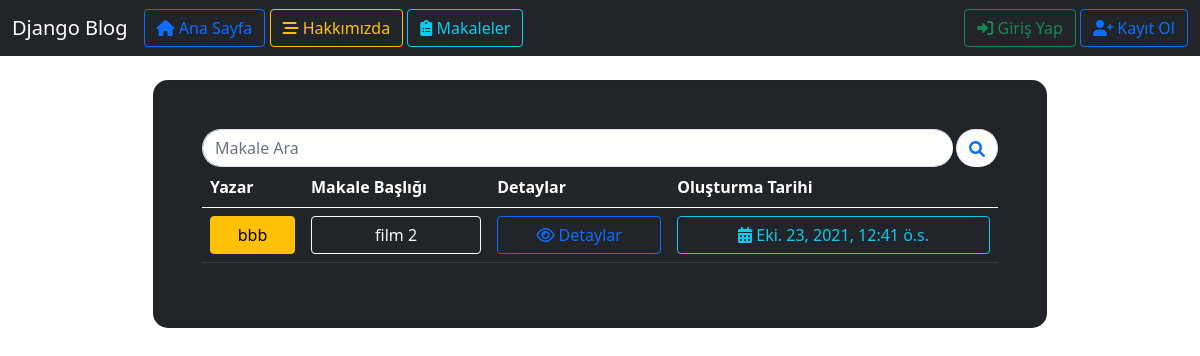
The page /articles/categorie/1 on the database as committed earlier.
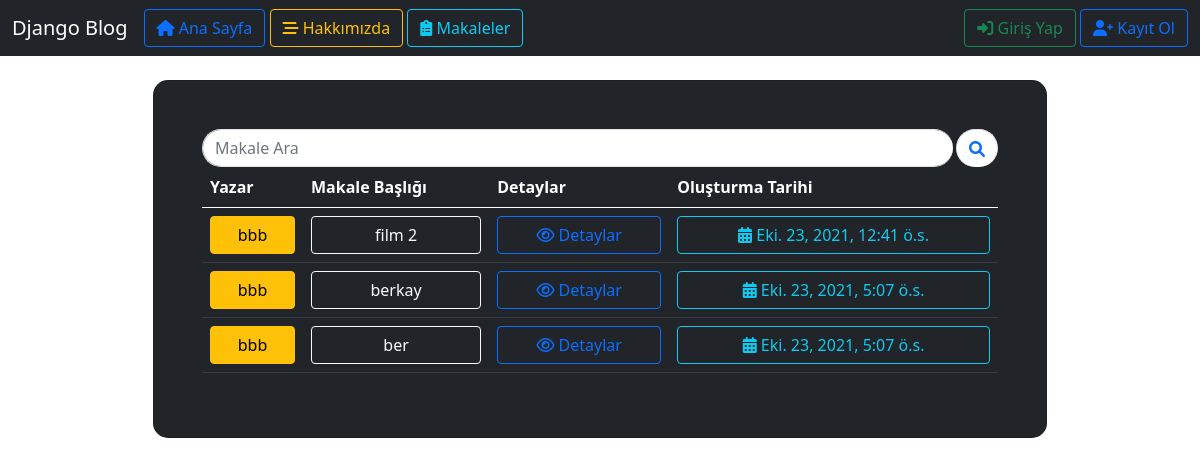
The same page on the database as committed later.
### article/models.py (models this page shows, shortened)
class Article(models.Model):
    author     = models.ForeignKey("auth.User",on_delete=models.CASCADE,verbose_name="Yazar")
    title      = models.CharField(max_length=50,verbose_name="Başlık")
    content    = models.TextField(max_length=100,verbose_name="İçerik")
    createdDate= models.DateTimeField(auto_now_add=True,verbose_name="Oluşturma Tarihi")
    articleImage=models.FileField(blank=True,null=True)
    Atype      = models.ForeignKey(ArticleType,on_delete=models.CASCADE,null=True,blank=True)

### article/views.py (the view)
# urls.py: path("categorie/<int:id>", views.categorie, name="categorie"),
def categorie(request,id):
    keyword=request.GET.get("keyword")
    if keyword:
        articles=Article.objects.filter(title__contains=keyword,Atype_id=id)
        return render(request,"articlesCAT.html",{"articles":articles})
    else:
        articles=Article.objects.filter(Atype_id=id)
        return render(request,"articlesCAT.html",{"articles":articles})

### templates/articlesCAT.html (shortened to what this page needs)
{% extends 'layout.html' %}
{% load static %}
{% block styles %}
<link rel="stylesheet" href="{% static 'css/style.css' %}">
{% endblock%}
{% block body%}
{% include 'navbar.html' %}
{% if articles %}<br>
<div class="row d-flex justify-content-center align-items-center h-100">
<div class="col-0 col-md-1 col-lg-1 col-xl-9">
<div class="card bg-dark text-white" style="border-radius: 15px;">
<div class="card-body p-5">
    <form style="display:block">
       <div class="input-group">
          <input class="form-control border-end-0 border rounded-pill" type="search" name="keyword" placeholder="Makale Ara">&nbsp;<button class="btn btn-outline-primary bg-white border-bottom-0 border rounded-pill ms-n5" type="submit">
          <i class="fa fa-search"></i>
          </button>
       </div>
    </form>
   <table class="table table-hover table-dark">
      <thead>
         <tr>
            <th scope="col">Yazar</th>
            <th scope="col">Makale Başlığı</th>
            <th scope="col">Detaylar</th>
            <th scope="col">Oluşturma Tarihi</th>
         </tr>
      </thead>
      <tbody>
         {%for article in articles %}
         <tr>
            <th scope="row">
               <div class="d-grid gap-2"><a class="btn btn-warning">{{article.author}}</a></div>
            </th>
            <td>
               <div class="d-grid gap-2"><a class="btn btn-outline-light" href="/articles/details/{{article.id}}">{{article.title}}</a></div>
            </td>
            <td>
               <div class="d-grid gap-2"><a class="btn btn-outline-primary" href="/articles/details/{{article.id}}"><i class="far fa-eye"></i> Detaylar</a></div>
            </td>
            <td>
               <div class="d-grid gap-2"><a class="btn btn-outline-info" href=""><i class="fas fa-calendar-alt"></i> {{article.createdDate}}</a></div>
            </td>
         </tr>
         {%endfor%}
      </tbody>
   </table>
</div>
{% endif %}
{% endblock %}

### templates/layout.html (shortened to what this page needs)
<!doctype html>
<html lang="en">
<head>
    <link rel="stylesheet" href="https://cdnjs.cloudflare.com/ajax/libs/font-awesome/6.0.0-beta2/css/all.min.css">
    <link href="https://cdn.jsdelivr.net/npm/bootstrap@5.0.2/dist/css/bootstrap.min.css" rel="stylesheet">
    {% block styles%}
    {% endblock %}
</head>
<body>
{% block body%}
{% endblock %}
</body>
</html>

### templates/navbar.html (shortened to what this page needs)
{% load static %}
<nav class="navbar navbar-expand-lg navbar-dark bg-dark bg-light">
   <div class="container-fluid">
      <a class="navbar-brand" href="#">Django Blog</a>
      <div class="collapse navbar-collapse" id="navbarScroll">
         <ul class="navbar-nav me-auto my-2 my-lg-0 navbar-nav-scroll" style="--bs-scroll-height: 100px;">
            <li class="nav-item">
               <a class="btn btn-outline-primary" aria-current="page" href="/"><i class="fa fa-home" aria-hidden="true"></i> Ana Sayfa</a>
            </li>
            <li class="nav-item">
               <a class="btn btn-outline-warning" href="{% url 'about' %}"><i class="fas fa-stream"></i> Hakkımızda</a>
            </li>
            <li class="nav-item">
               <a class="btn btn-outline-info" href="/articles/article-categorie/"><i class="fas fa-clipboard-list"></i> Makaleler</a>
            </li>&nbsp;
         </ul>
         {% if request.user.is_authenticated %}
         <button type="button" class="btn btn-success" data-bs-toggle="modal" data-bs-target="#openAddArticle"><i class="fas fa-pencil-alt"></i> Makale Yaz</button>&nbsp;
         <div class="dropdown">
            <button class="btn btn-outline-primary dropdown-toggle" type="button" id="dropdownMenuButton1" data-bs-toggle="dropdown" aria-expanded="false">
            <i class="fas fa-user"></i> Hesabım
            </button>
            <ul class="dropdown-menu dropdown-menu-lg-end" aria-labelledby="dropdownMenuButton1">
               <li><a class="dropdown-item" href="#"><i class="fas fa-user-cog" style="color:#313538"></i> Ayarlar</a></li>
               <li><a class="dropdown-item" href="/articles/dashboard/"><i class="fas fa-clipboard-list" style="color:#149911"></i> Makalelerim</a></li>
               <li><button class="dropdown-item" data-bs-toggle="modal" data-bs-target="#exampleModal"><i class="fas fa-sign-out-alt" style="color:red"></i> Çıkış Yap</button></li>
            </ul>
         </div>
         {% else %}
         <a class="btn btn-outline-success" href="/user/login"><i class="fas fa-sign-in-alt"></i> Giriş Yap</a>&nbsp;
         <a class="btn btn-outline-primary" href="/user/register"></i><i class="fas fa-user-plus"></i> Kayıt Ol</a>
         {% endif %}
      </div>
   </div>
</nav>

Rows that differ between the two databases and show on the page:
added Article: author "bbb", title "berkay", createdDate "Eki. 23, 2021, 5:07 ö.s."
added Article: author "bbb", title "ber", createdDate "Eki. 23, 2021, 5:07 ö.s."
